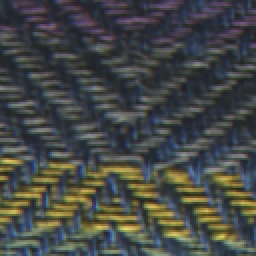
#> input picture datasets/Outex/10/001650.bmp, 128 x 128 px (shown 2 times larger)
$ python extract_glcm_features.py   (older library calls are emulated)
#> lines starting #> are read from the running program, lines starting #| are printed output that depends on the picture
#extract_glcm_features.py
import numpy as np
from skimage.feature import graycomatrix, graycoprops
from skimage.io import imread
from skimage.color import rgb2gray
import os

def extract_glcm_features(image_path):
    try:
        print(f"Processing image: {image_path}")
        image = imread(image_path)
        if image.ndim == 3 and image.shape[2] == 4:  # Handle RGBA images
            image = image[..., :3]  # Drop the alpha channel
        gray_image = rgb2gray(image)
        gray_image = (gray_image * 255).astype(np.uint8)
        glcm = graycomatrix(gray_image, [1], [0], 256, symmetric=True, normed=True)
        features = [
            graycoprops(glcm, 'contrast')[0, 0],
            graycoprops(glcm, 'dissimilarity')[0, 0],
            graycoprops(glcm, 'homogeneity')[0, 0],
            graycoprops(glcm, 'energy')[0, 0],
            graycoprops(glcm, 'correlation')[0, 0],
            graycoprops(glcm, 'ASM')[0, 0]
        ]
        return features
    except Exception as e:
        print(f"Error processing {image_path}: {e}")
        return None

def get_all_image_paths(input_dir):
#> called with input_dir = 'datasets'
    image_paths = []
    for root, _, files in os.walk(input_dir):
        for file in files:
            if file.lower().endswith(('.jpg', '.jpeg', '.png', '.bmp', '.tiff')):
                image_paths.append(os.path.join(root, file))
#> pass 2 of the loop in get_all_image_paths, `for root, _, files in os.walk(input_dir):`:
    return image_paths

def process_images(input_dir, output_file):
    feature_list = []
    image_files = get_all_image_paths(input_dir)
    for idx, image_file in enumerate(image_files):
        print(f"Processing {image_file} ({idx + 1}/{len(image_files)})")
        features = extract_glcm_features(image_file)
#> in extract_glcm_features, image is the input picture: shape (128, 128, 3); mean R, G, B 68.9, 71.9, 69.8
#> in extract_glcm_features, `gray_image = rgb2gray(image)`:
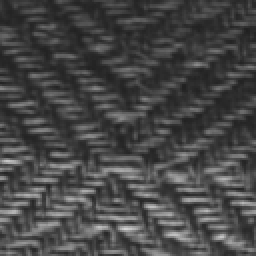
#> gray_image: shape (128, 128) float64 (shown 2 times larger); min 0.129, max 0.829, mean 0.279
#> in extract_glcm_features, `features = [ graycoprops(glcm, 'contrast')[0, 0], graycoprops(glcm, 'd..`: features = [84.82, 6.73, 0.156, 0.0253, 0.944, 0.000639]
#> features = [84.82, 6.73, 0.156, 0.0253, 0.944, 0.000639]
        if features is not None:
            feature_list.append(features)
#> pass 2 of the loop in process_images, `for idx, image_file in enumerate(image_files):`:
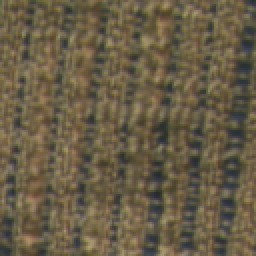
#> input picture datasets/Outex/1/000024.bmp, 128 x 128 px (shown 2 times larger)
#> in extract_glcm_features, image is the input picture: shape (128, 128, 3); mean R, G, B 103.6, 92.8, 69.8
#> in extract_glcm_features (call 2), `gray_image = rgb2gray(image)`:
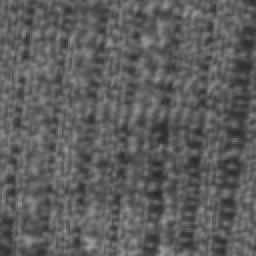
#> gray_image: shape (128, 128) float64 (shown 2 times larger); min 0.167, max 0.606, mean 0.367
#> in extract_glcm_features (call 2), `features = [ graycoprops(glcm, 'contrast')[0, 0], graycoprops(glcm, 'd..`: features = [118.6, 8.75, 0.105, 0.0217, 0.805, 0.000469]
    if feature_list:
        np.save(output_file, np.array(feature_list))
        np.save(output_file.replace('.npy', '_paths.npy'), np.array(image_files))
    else:
        print("No features to save.")

if __name__ == "__main__":
    process_images('datasets', 'glcm_features.npy')
